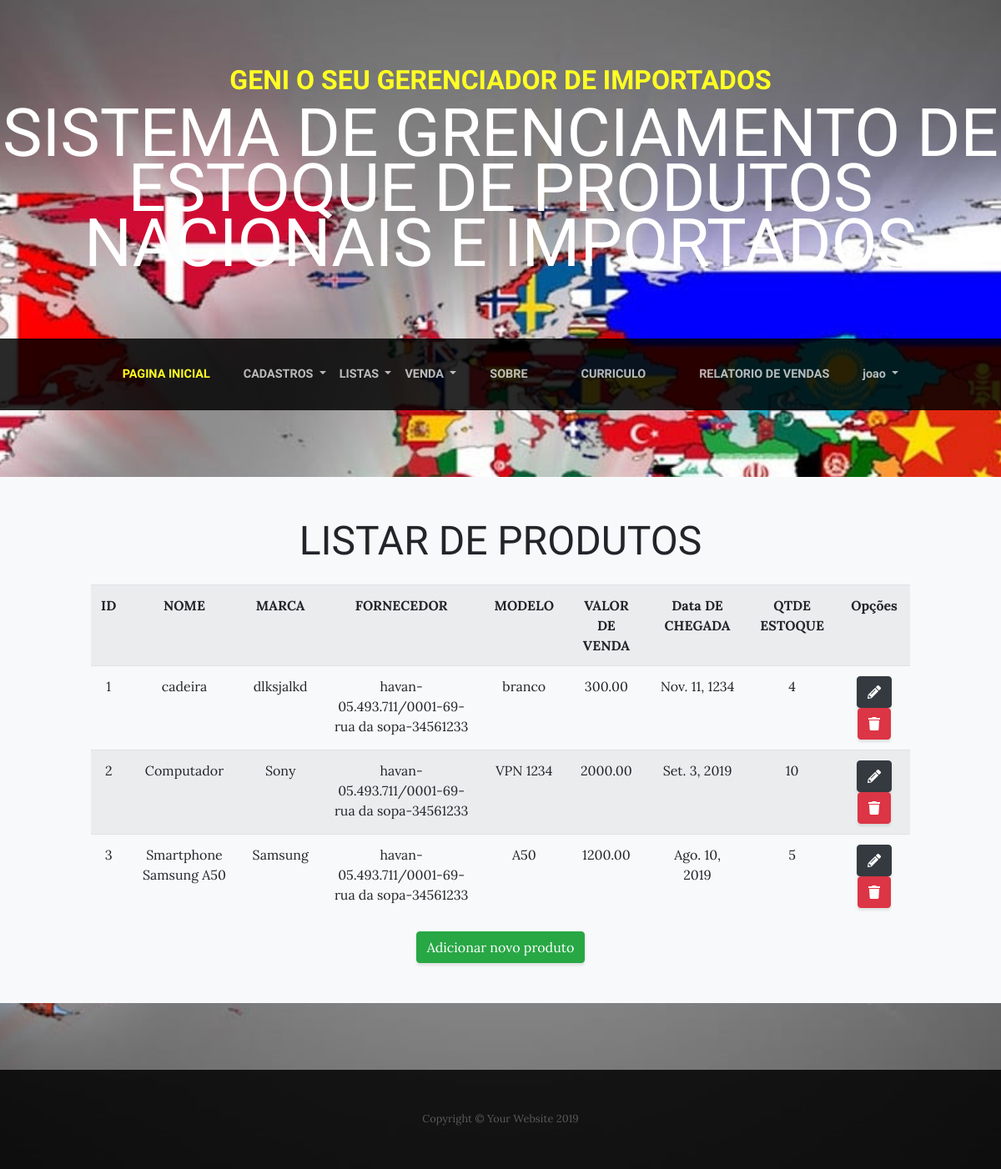
/lista/produtos/ (signed in), run on the app's committed database.
### adocao/models.py (models this page shows, shortened)
class Produto (models.Model):
    nome = models.CharField(max_length=50)
    marca = models.CharField(max_length=50)
    fornecedor = models.ForeignKey(Fornecedor, on_delete=models.PROTECT)
    modelo = models.CharField(max_length=50, blank=True)
    valor_venda = models.DecimalField(max_digits=10, decimal_places=2)
    data_chegada = models.DateField()
    qtde_estoque = models.IntegerField()
    observacao = models.TextField(blank=True, null=True, verbose_name="Observação", help_text="qual quer informação extra sobre produto")

class Fornecedor (models.Model):
    nome = models.CharField(max_length=50)
    cnpj = models.CharField(max_length=18, unique=True, validators=[validate_CNPJ])
    endereco = models.CharField(max_length=100)
    pais = models.ForeignKey(Pais, on_delete=models.PROTECT)
    cidade = models.ForeignKey(Cidade, on_delete=models.PROTECT)
    telefone = models.CharField(max_length=20)
    observacao = models.TextField(blank=True, null=True, verbose_name="Observação", help_text="qual quer informação extra sobre o fornecedor")
    def __str__(self):
        return self.nome + "-"+self.cnpj+"-" + self.endereco + "-"+self.telefone

### adocao/views.py (the view)
# urls.py: path('lista/produtos/',   ProdutoList.as_view(), name="listar-produtos"),
class ProdutoList(LoginRequiredMixin, ListView):
	model =  Produto
	template_name = "adocao/listar_produtos.html"

### adocao/templates/adocao/listar_produtos.html
{% extends 'adocao/base.html' %}
{% load static %}
{% block conteudo %}
  <section class="page-section bg-light p-5">
    <div class="container">
      <div class="row">
        <div class="col-xl-11 mx-auto">
          <div class="cta-inner text-center rounded">
            <h2 class="section-heading mb-4">
              <span class="section-heading-lower">Listar de produtos </span>
            </h2>
            <table class="table table-striped">
                    <tr>
                        <th>ID</th>
                        <th>NOME</th>
                        <th>MARCA</th>
                        <th>FORNECEDOR</th>
                        <th>MODELO</th>
                        <th>VALOR DE VENDA</th>
                        <th>Data DE CHEGADA</th>
                        <th>QTDE ESTOQUE</th>
                        <th>Opções</th>
                    </tr>
                    {% for produto in object_list %}
                    <tr>
                        <td>{{produto.pk}}</td>
                        <td>{{produto.nome}}</td>
                        <td>{{produto.marca}}</td>
                        <td>{{produto.fornecedor}}</td>
                        <td>{{produto.modelo}}</td>
                        <td>{{produto.valor_venda}}</td>
                        <td>{{produto.data_chegada}}</td>
                        <td>{{produto.qtde_estoque}}</td>
                        <td>
                            <a href="{% url 'editar-produto'  produto.pk %}" class="btn btn-dark">
                              <i class="fas fa-pencil-alt    "></i>
                            </a>
                            <a href="{% url 'excluir-produto'  produto.pk %}" class="btn btn-danger">
                             <i class="fas fa-trash    "></i>
                            </a>
                        </td>
                    </tr>
                    {% empty %}
                    <tr>
                        <td colspan="3">Nenhuma Produto cadastrado!</td>
                    </tr>
                    {% endfor %}
                </table>
                <a href="{% url 'cadastrar-produto' %}"class="btn btn-success">Adicionar novo produto</a>
          </div>
        </div>
      </div>
    </div>
  </section>
{%endblock%}

### adocao/templates/adocao/base.html (shortened to what this page needs)
{% load static %}
<!DOCTYPE html>
<html lang="en">
<head>
  <link href="{% static 'vendor/bootstrap/css/bootstrap.css' %}" rel="stylesheet">
  <link rel="stylesheet" href="https://use.fontawesome.com/releases/v5.8.1/css/all.css"
>
  <link href="{% static 'css/business-casual.css' %}" rel="stylesheet">
</head>
<body id="page-top">
  <h1 class="site-heading text-center text-white d-none d-lg-block">
    <span class="site-heading-upper text-primary mb-3">GENI o seu gerenciador de importados</span>
    <span class="site-heading-lower">Sistema de grenciamento de estoque de produtos nacionais e importados</span>
  </h1>
  {%block menu %}
  <nav class="navbar navbar-expand-lg navbar-dark py-lg-4" id="mainNav">
    <div class="container">
      <div class="collapse navbar-collapse" id="navbarResponsive">
        <ul class="navbar-nav mx-auto">
          <li class="nav-item active px-lg-4">
            <a class="nav-link text-uppercase text-expanded" href="{% url 'index' %}">Pagina INICIAL
            </a>
          </li>
          {% if request.user.is_authenticated %}
          <li class="nav-item dropdown">
            <a class="nav-link dropdown-toggle  text-uppercase" href="#" id="navbarDropdown" role="button"
              data-toggle="dropdown" aria-haspopup="true" aria-expanded="false">
              Cadastros
            </a>
          </li>
          <li class="nav-item dropdown">
            <a class="nav-link  text-uppercase  dropdown-toggle" href="#" id="navbarDropdown" role="button"
              data-toggle="dropdown" aria-haspopup="true" aria-expanded="false">
              Listas
            </a>
          </li>
          <li class="nav-item dropdown">
            <a class="nav-link  text-uppercase  dropdown-toggle" href="#" id="navbarDropdown" role="button" data-toggle="dropdown"
              aria-haspopup="true" aria-expanded="false">
              Venda
            </a>
          </li>
          {% endif %}
          <li class="nav-item px-lg-4">
            <a class="nav-link text-uppercase text-expanded" href="{% url 'sobre' %}">Sobre</a>
          </li>
          <li class="nav-item px-lg-4">
            <a class="nav-link text-uppercase text-expanded" href="{% url 'curriculo'%}">Curriculo</a>
          </li>
          <li class="nav-item px-lg-4">
              <a class="nav-link text-uppercase text-expanded" href="{% url 'relatorio'%}">Relatorio de Vendas</a>
            </li>
          {% if request.user.is_authenticated %}
          <li class="nav-item dropdown">
            <a class="nav-link dropdown-toggle" href="#" id="navbarDropdown" role="button" data-toggle="dropdown"
              aria-haspopup="true" aria-expanded="false">
              {{ request.user.username }}
            </a>
          </li>
          {% endif %}
        </ul>
      </div>
    </div>
  </nav>
  {% endblock %}
  {% block conteudo %}{%endblock%}
  <footer class="footer text-faded text-center py-5">
    <div class="container">
      <p class="m-0 small">Copyright &copy; Your Website 2019</p>
    </div>
  </footer>
</body>
</html>

### static/css/business-casual.css (style rules this page uses)
body { font-family: 'Lora'; background: -webkit-gradient(linear, left top, left bottom, from(rgba(15, 16, 47, 0))), url("../img/bandeiras.jpg"); background: linear-gradient(rgba(15, 16, 47, 0)), url("../img/bandeiras.jpg"); background-attachment: fixed; background-position: center; background-size: cover; }
h1, h2, h3, h4, h5, h6 { font-family: 'Raleway'; }
p { line-height: 1.75; }
.text-faded { color: rgba(255, 255, 255, 0.3); }
.site-heading { margin-top: 5rem; margin-bottom: 5rem; text-transform: uppercase; line-height: 1; font-family: 'Raleway'; }
.site-heading .site-heading-upper { display: block; font-size: 2rem; font-weight: 800; }
.site-heading .site-heading-lower { font-size: 5rem; font-weight: 100; line-height: 4rem; }
.page-section { margin-top: 5rem; margin-bottom: 5rem; }
.section-heading { text-transform: uppercase; }
.section-heading .section-heading-lower { display: block; font-size: 3rem; font-weight: 100; }
#mainNav { background-color:rgba(0, 0, 0, 0.84); font-family: 'Raleway'; }
#mainNav .navbar-nav .nav-item .nav-link { color: rgba(255, 255, 255, 0.7); font-weight: 800; }
#mainNav .navbar-nav .nav-item.active .nav-link { color: #ffff24; }
@media (min-width: 992px) { #mainNav .navbar-nav .nav-item .nav-link { font-size: 0.9rem; } }
.footer { background-color: rgba(0, 0, 0, 0.84); }
.text-primary { color: #ffff24 !important; }
.btn { -webkit-box-shadow: 0px 3px 3px 0px rgba(33, 37, 41, 0.1); box-shadow: 0px 3px 3px 0px rgba(33, 37, 41, 0.1); }

### data on the page
Produto: pk "1", nome "cadeira", marca "dlksjalkd", fornecedor "havan-05.493.711/0001-69-rua da sopa-34561233", modelo "branco", valor_venda "300.00", data_chegada "Nov. 11, 1234", qtde_estoque "4"
Produto: pk "2", nome "Computador", marca "Sony", fornecedor "havan-05.493.711/0001-69-rua da sopa-34561233", modelo "VPN 1234", valor_venda "2000.00", data_chegada "Set. 3, 2019", qtde_estoque "10"
Produto: pk "3", nome "Smartphone Samsung A50", marca "Samsung", fornecedor "havan-05.493.711/0001-69-rua da sopa-34561233", modelo "A50", valor_venda "1200.00", data_chegada "Ago. 10, 2019", qtde_estoque "5"

### other printed values
{{ request.user.username }} "joao"
